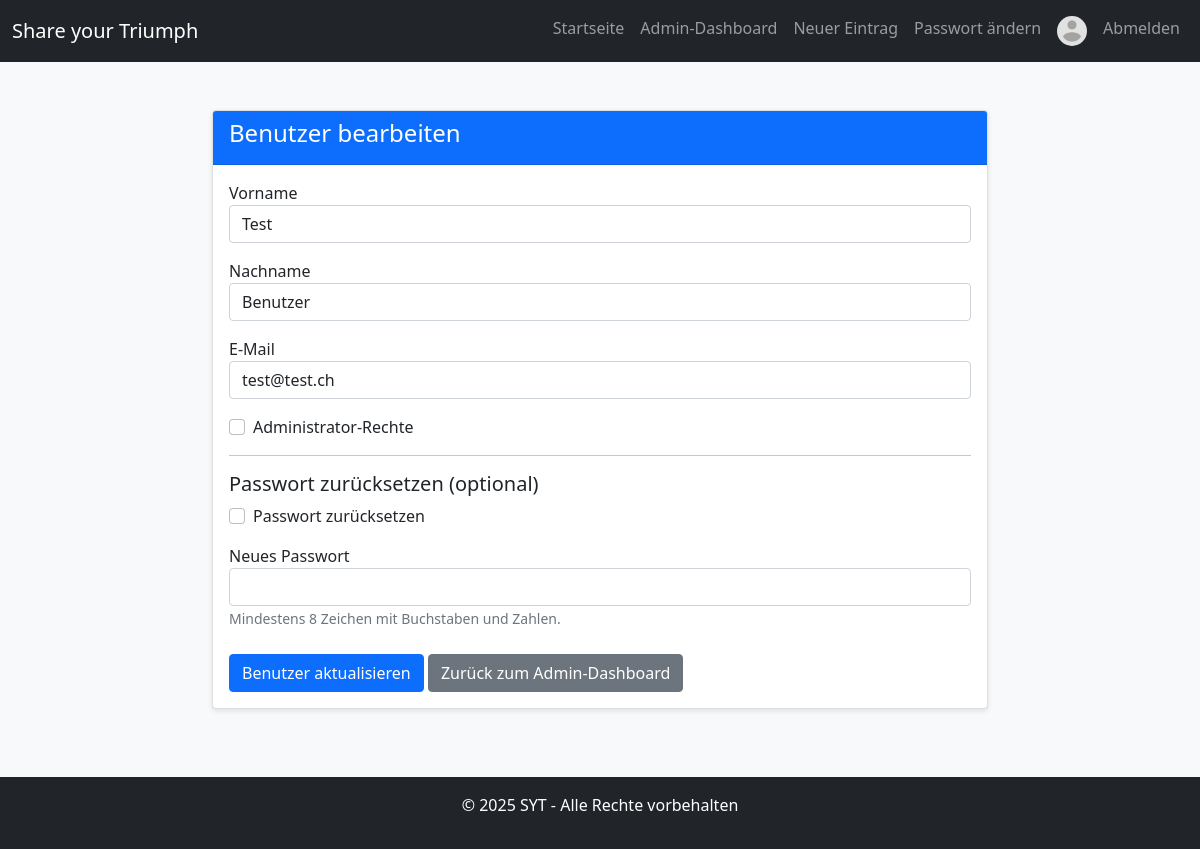
The page /admin_edit_user.php?id=1 (signed in) on the database its author committed.
### tables this page shows
CREATE TABLE IF NOT EXISTS benutzer (
    id INT AUTO_INCREMENT PRIMARY KEY,
    vorname VARCHAR(50) NOT NULL,
    nachname VARCHAR(50) NOT NULL,
    email VARCHAR(100) NOT NULL UNIQUE,
    passwort VARCHAR(255) NOT NULL,
    profilbild VARCHAR(255) DEFAULT NULL,
    is_admin TINYINT(1) DEFAULT 0,
    erstellt_am DATETIME NOT NULL,
    aktualisiert_am DATETIME DEFAULT NULL
);

### public/admin_edit_user.php (the view, shortened to what this page needs)
<?php
require_once '../config/database.php';
$benutzer_id = isset($_GET['id']) ? (int)$_GET['id'] : 0;
$fehler = [];
$success = false;
$stmt = $pdo->prepare("
    SELECT id, vorname, nachname, email, profilbild, is_admin
    FROM benutzer
    WHERE id = :id
    LIMIT 1
");
$stmt->execute(['id' => $benutzer_id]);
$benutzer = $stmt->fetch();
include_once '../includes/header.php';
?>
<div class="container mt-5">
    <div class="row">
        <div class="col-md-8 mx-auto">
            <div class="card">
                <div class="card-header bg-primary text-white">
                    <h4>Benutzer bearbeiten</h4>
                </div>
                <div class="card-body">
                    <?php if ($success): ?>
                        <div class="alert alert-success">
                            Benutzer erfolgreich aktualisiert! <a href="admin_dashboard.php?success=user_updated" class="alert-link">Zurück zum Admin-Dashboard</a>
                        </div>
                    <?php else: ?>
                        <form method="post" action="<?php echo htmlspecialchars($_SERVER['PHP_SELF'] . '?id=' . $benutzer_id); ?>" novalidate>
                            <div class="form-group">
                                <label for="vorname">Vorname</label>
                                <input type="text" name="vorname" id="vorname"
                                       class="form-control <?php echo isset($fehler['vorname']) ? 'is-invalid' : ''; ?>"
                                       value="<?php echo isset($_POST['vorname']) ? htmlspecialchars($_POST['vorname']) : htmlspecialchars($benutzer['vorname']); ?>"
                                       required minlength="2" maxlength="50">
                            </div>
                            <div class="form-group mt-3">
                                <label for="nachname">Nachname</label>
                                <input type="text" name="nachname" id="nachname"
                                       class="form-control <?php echo isset($fehler['nachname']) ? 'is-invalid' : ''; ?>"
                                       value="<?php echo isset($_POST['nachname']) ? htmlspecialchars($_POST['nachname']) : htmlspecialchars($benutzer['nachname']); ?>"
                                       required minlength="2" maxlength="50">
                            </div>
                            <div class="form-group mt-3">
                                <label for="email">E-Mail</label>
                                <input type="email" name="email" id="email"
                                       class="form-control <?php echo isset($fehler['email']) ? 'is-invalid' : ''; ?>"
                                       value="<?php echo isset($_POST['email']) ? htmlspecialchars($_POST['email']) : htmlspecialchars($benutzer['email']); ?>"
                                       required>
                            </div>
                            <div class="form-check mt-3">
                                <input type="checkbox" name="is_admin" id="is_admin" class="form-check-input"
                                       <?php echo (isset($_POST['is_admin']) || $benutzer['is_admin']) ? 'checked' : ''; ?>>
                                <label for="is_admin" class="form-check-label">Administrator-Rechte</label>
                            </div>
                            <hr>
                            <h5>Passwort zurücksetzen (optional)</h5>
                            <div class="form-check mb-3">
                                <input type="checkbox" name="passwort_reset" id="passwort_reset" class="form-check-input">
                                <label for="passwort_reset" class="form-check-label">Passwort zurücksetzen</label>
                            </div>
                            <div class="form-group">
                                <label for="neues_passwort">Neues Passwort</label>
                                <input type="password" name="neues_passwort" id="neues_passwort"
                                       class="form-control <?php echo isset($fehler['neues_passwort']) ? 'is-invalid' : ''; ?>"
                                       minlength="8" pattern="(?=.*[A-Za-z])(?=.*\d).{8,}">
                                <small class="form-text text-muted">Mindestens 8 Zeichen mit Buchstaben und Zahlen.</small>
                            </div>
                            <div class="form-group mt-4">
                                <button type="submit" class="btn btn-primary">Benutzer aktualisieren</button>
                                <a href="admin_dashboard.php" class="btn btn-secondary ml-2">Zurück zum Admin-Dashboard</a>
                            </div>
                        </form>
                    <?php endif; ?>
                </div>
            </div>
        </div>
    </div>
</div>
<?php
include_once '../includes/footer.php';
?>

### public/css/style.css (style rules this page uses)
body { padding-bottom: 20px; background-color: #f8f9fa; }
.container { max-width: 1200px; }
.card { box-shadow: 0 2px 5px rgba(0, 0, 0, 0.1); margin-bottom: 20px; }
.card-header { font-weight: bold; }
html, body { height: 100%; margin: 0; }
body { display: flex; flex-direction: column; min-height: 100vh; }

### rows shown on the page
benutzer: vorname "Test", nachname "Benutzer", email "test@test.ch"
